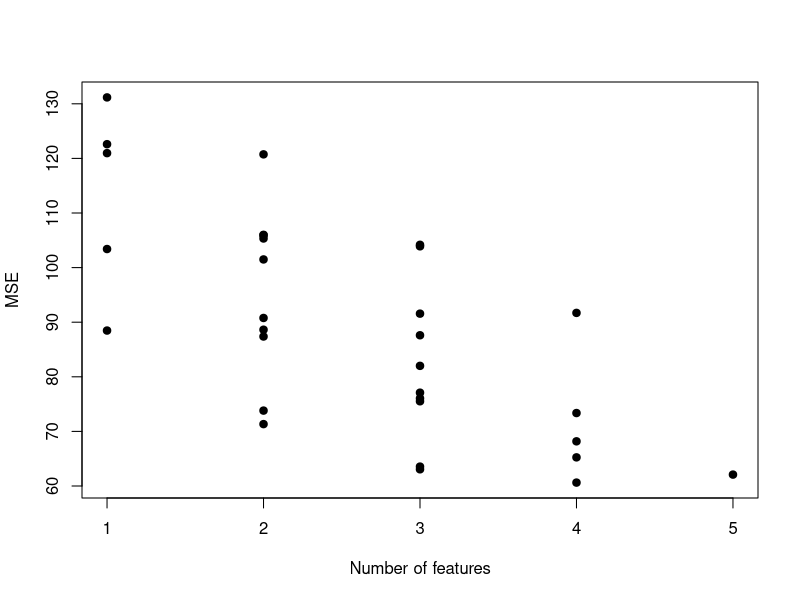

The R script that drew this image:
mylin=function(X,Y, Xpred){
  Xpred1=cbind(1,Xpred)
  X= cbind(1,X)
  beta <- solve(t(X) %*% X) %*% (t(X) %*% Y) # Lecture 1d slide(7)
  Res=Xpred1 %*% beta
  return(Res)
}

myCV=function(X = as.matrix(swiss[,2:6]) , Y = swiss[[1]] , Nfolds = 5){
  n=length(Y)
  p=ncol(X)
  
  ind=sample(n,n)
  X1=X[ind,]
  Y1=Y[ind]
  sF=floor(n/Nfolds)
   
  MSE=numeric(2^p-1)
  Nfeat=numeric(2^p-1)
  
  Features=list()
  curr=0
  #we assume 5 features.
  for (f1 in 0:1)
    for (f2 in 0:1)
      for(f3 in 0:1)
        for(f4 in 0:1)
          for(f5 in 0:1){
            model = c(f1,f2,f3,f4,f5)
            if (sum(model)==0) next()
            SSE=0
            seq_1 <- seq(from=1, to=n, by = sF)
            seq_2 <- seq(0, n, sF)
            ind_ <- which(model == 1)
            for (k in 1:Nfolds){
              i <- seq_1[k]
              j <- seq_2[k+1] 
              
              folds_ <- ind[i:j]
              Xtest <- X1[folds_,ind_]
              Xtrain <- X1[-folds_,ind_]
              Ytrain <- Y1[-folds_]
              Yp <- Y1[folds_]
              Ypred <- mylin(X = Xtrain,Y = Ytrain,Xpred = Xtest)
              SSE=SSE+sum((Ypred-Yp)^2)
            }
            curr=curr+1
            MSE[curr]=SSE/n
            Nfeat[curr]=sum(model)
            Features[[curr]]=model
          }
  plot(Nfeat,MSE, type = "p", xlab = "Number of features",
       ylab = "MSE", pch=19,cex=1)
  #MISSING: plot MSE against number of features
  i=which.min(MSE)
  return(list(CV=MSE[i], Features=Features[[i]]))
}
myCV(as.matrix(swiss[,2:6]), swiss[[1]], 5)
